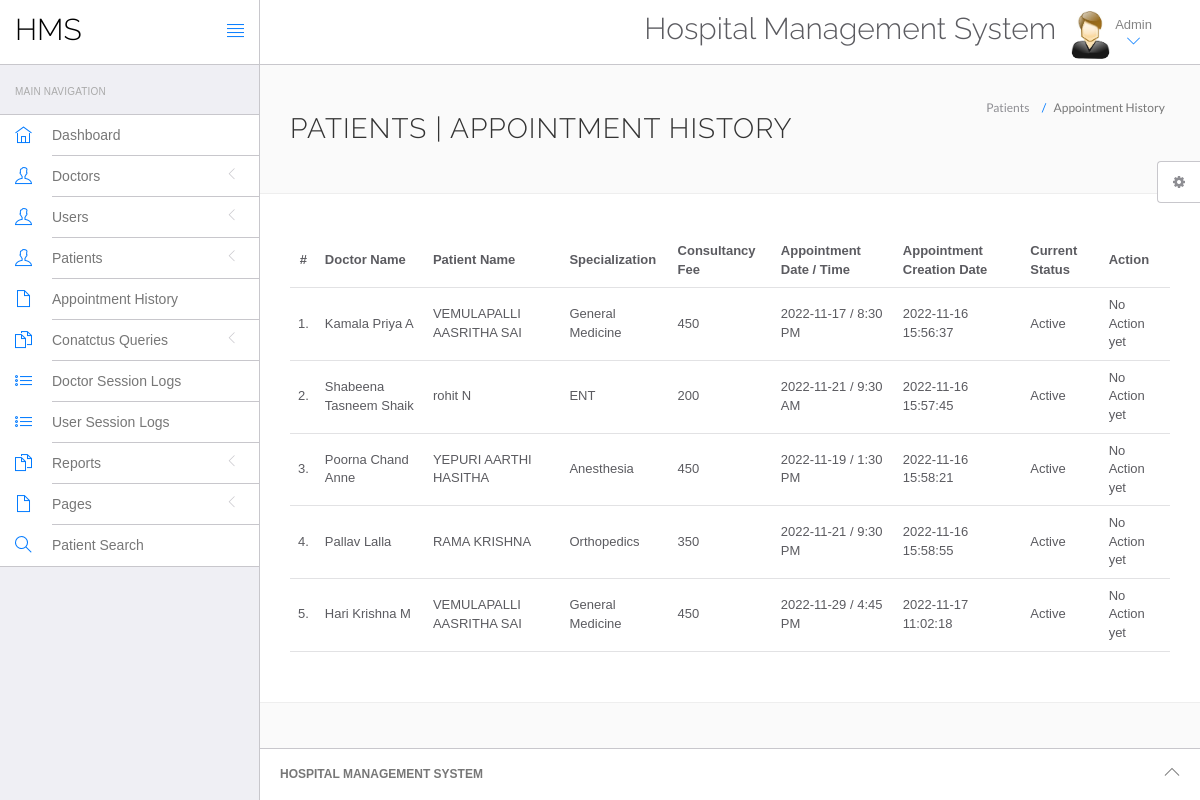
The page /hospital/hms/admin/appointment-history.php (signed in) on the database its author committed.
### tables this page shows
CREATE TABLE `appointment` (
  `id` int(11) NOT NULL,
  `doctorSpecialization` varchar(255) DEFAULT NULL,
  `doctorId` int(11) DEFAULT NULL,
  `userId` int(11) DEFAULT NULL,
  `consultancyFees` int(11) DEFAULT NULL,
  `appointmentDate` varchar(255) DEFAULT NULL,
  `appointmentTime` varchar(255) DEFAULT NULL,
  `postingDate` timestamp NULL DEFAULT current_timestamp(),
  `userStatus` int(11) DEFAULT NULL,
  `doctorStatus` int(11) DEFAULT NULL,
  `updationDate` timestamp NULL DEFAULT NULL ON UPDATE current_timestamp()
);

CREATE TABLE `doctors` (
  `id` int(11) NOT NULL,
  `specilization` varchar(255) DEFAULT NULL,
  `doctorName` varchar(255) DEFAULT NULL,
  `address` longtext DEFAULT NULL,
  `docFees` varchar(255) DEFAULT NULL,
  `contactno` bigint(11) DEFAULT NULL,
  `docEmail` varchar(255) DEFAULT NULL,
  `password` varchar(255) DEFAULT NULL,
  `creationDate` timestamp NULL DEFAULT current_timestamp(),
  `updationDate` timestamp NULL DEFAULT NULL ON UPDATE current_timestamp()
);

CREATE TABLE `users` (
  `id` int(11) NOT NULL,
  `fullName` varchar(255) DEFAULT NULL,
  `address` longtext DEFAULT NULL,
  `city` varchar(255) DEFAULT NULL,
  `gender` varchar(255) DEFAULT NULL,
  `email` varchar(255) DEFAULT NULL,
  `password` varchar(255) DEFAULT NULL,
  `regDate` timestamp NULL DEFAULT current_timestamp(),
  `updationDate` timestamp NULL DEFAULT NULL ON UPDATE current_timestamp()
);

### hospital/hms/admin/appointment-history.php (the view, shortened to what this page needs)
<?php
include('include/config.php');
if(strlen($_SESSION['id']==0)) {
 header('location:logout.php');
  } else{
?>
<!DOCTYPE html>
<html lang="en">
	<head>
		<link rel="stylesheet" href="vendor/bootstrap/css/bootstrap.min.css">
		<link rel="stylesheet" href="vendor/fontawesome/css/font-awesome.min.css">
		<link rel="stylesheet" href="vendor/themify-icons/themify-icons.min.css">
		<link href="vendor/animate.css/animate.min.css" rel="stylesheet" media="screen">
		<link href="vendor/perfect-scrollbar/perfect-scrollbar.min.css" rel="stylesheet" media="screen">
		<link href="vendor/switchery/switchery.min.css" rel="stylesheet" media="screen">
		<link href="vendor/bootstrap-touchspin/jquery.bootstrap-touchspin.min.css" rel="stylesheet" media="screen">
		<link href="vendor/select2/select2.min.css" rel="stylesheet" media="screen">
		<link href="vendor/bootstrap-datepicker/bootstrap-datepicker3.standalone.min.css" rel="stylesheet" media="screen">
		<link href="vendor/bootstrap-timepicker/bootstrap-timepicker.min.css" rel="stylesheet" media="screen">
		<link rel="stylesheet" href="assets/css/styles.css">
		<link rel="stylesheet" href="assets/css/plugins.css">
		<link rel="stylesheet" href="assets/css/themes/theme-1.css" id="skin_color" />
	</head>
	<body>
		<div id="app">
<?php include('include/sidebar.php');?>
			<div class="app-content">
					<?php include('include/header.php');?>
				<div class="main-content" >
					<div class="wrap-content container" id="container">
						<section id="page-title">
							<div class="row">
								<div class="col-sm-8">
									<h1 class="mainTitle">Patients  | Appointment History</h1>
																	</div>
								<ol class="breadcrumb">
									<li>
										<span>Patients </span>
									</li>
									<li class="active">
										<span>Appointment History</span>
									</li>
								</ol>
							</div>
						</section>
						<div class="container-fluid container-fullw bg-white">
									<div class="row">
								<div class="col-md-12">
									<table class="table table-hover" id="sample-table-1">
										<thead>
											<tr>
												<th class="center">#</th>
												<th class="hidden-xs">Doctor Name</th>
												<th>Patient Name</th>
												<th>Specialization</th>
												<th>Consultancy Fee</th>
												<th>Appointment Date / Time </th>
												<th>Appointment Creation Date  </th>
												<th>Current Status</th>
												<th>Action</th>
											</tr>
										</thead>
										<tbody>
<?php
$sql=mysqli_query($con,"select doctors.doctorName as docname,users.fullName as pname,appointment.*  from appointment join doctors on doctors.id=appointment.doctorId join users on users.id=appointment.userId ");
$cnt=1;
while($row=mysqli_fetch_array($sql))
{
?>
											<tr>
												<td class="center"><?php echo $cnt;?>.</td>
												<td class="hidden-xs"><?php echo $row['docname'];?></td>
												<td class="hidden-xs"><?php echo $row['pname'];?></td>
												<td><?php echo $row['doctorSpecialization'];?></td>
												<td><?php echo $row['consultancyFees'];?></td>
												<td><?php echo $row['appointmentDate'];?> / <?php echo
												 $row['appointmentTime'];?>
												</td>
												<td><?php echo $row['postingDate'];?></td>
												<td>
<?php if(($row['userStatus']==1) && ($row['doctorStatus']==1))
{
	echo "Active";
}
												?></td>
												<td >
												<div class="visible-md visible-lg hidden-sm hidden-xs">
							<?php if(($row['userStatus']==1) && ($row['doctorStatus']==1))
{
echo "No Action yet";
	 } else {
		echo "Canceled";
		} ?>
												</div>
												</td>
											</tr>
											<?php
$cnt=$cnt+1;
											 }?>
										</tbody>
									</table>
								</div>
							</div>
								</div>
					</div>
				</div>
			</div>
	<?php include('include/footer.php');?>
	<?php include('include/setting.php');?>
		</div>
	</body>
</html>
<?php } ?>

### hospital/hms/admin/include/sidebar.php (shortened to what this page needs)
<div class="sidebar app-aside" id="sidebar">
				<div class="sidebar-container perfect-scrollbar">
<nav>
						<div class="navbar-title">
							<span>Main Navigation</span>
						</div>
						<ul class="main-navigation-menu">
							<li>
								<a href="dashboard.php">
									<div class="item-content">
										<div class="item-media">
											<i class="ti-home"></i>
										</div>
										<div class="item-inner">
											<span class="title"> Dashboard </span>
										</div>
									</div>
								</a>
							</li>
							<li>
								<a href="javascript:void(0)">
									<div class="item-content">
										<div class="item-media">
											<i class="ti-user"></i>
										</div>
										<div class="item-inner">
											<span class="title"> Doctors </span><i class="icon-arrow"></i>
										</div>
									</div>
								</a>
								</li>
				<li>
								<a href="javascript:void(0)">
									<div class="item-content">
										<div class="item-media">
											<i class="ti-user"></i>
										</div>
										<div class="item-inner">
											<span class="title"> Users </span><i class="icon-arrow"></i>
										</div>
									</div>
								</a>
								</li>
								<li>
								<a href="javascript:void(0)">
									<div class="item-content">
										<div class="item-media">
											<i class="ti-user"></i>
										</div>
										<div class="item-inner">
											<span class="title"> Patients </span><i class="icon-arrow"></i>
										</div>
									</div>
								</a>
								</li>
<li>
								<a href="appointment-history.php">
									<div class="item-content">
										<div class="item-media">
											<i class="ti-file"></i>
										</div>
										<div class="item-inner">
											<span class="title"> Appointment History </span>
										</div>
									</div>
								</a>
							</li>
				<li>
								<a href="javascript:void(0)">
									<div class="item-content">
										<div class="item-media">
											<i class="ti-files"></i>
										</div>
										<div class="item-inner">
											<span class="title"> Conatctus Queries </span><i class="icon-arrow"></i>
										</div>
									</div>
								</a>
								</li>
	<li>
								<a href="doctor-logs.php">
									<div class="item-content">
										<div class="item-media">
											<i class="ti-list"></i>
										</div>
										<div class="item-inner">
											<span class="title"> Doctor Session Logs </span>
										</div>
									</div>
								</a>
							</li>
							<li>
								<a href="user-logs.php">
									<div class="item-content">
										<div class="item-media">
											<i class="ti-list"></i>
										</div>
										<div class="item-inner">
											<span class="title"> User Session Logs </span>
										</div>
									</div>
								</a>
							</li>
				<li>
								<a href="javascript:void(0)">
									<div class="item-content">
										<div class="item-media">
											<i class="ti-files"></i>
										</div>
										<div class="item-inner">
											<span class="title"> Reports </span><i class="icon-arrow"></i>
										</div>
									</div>
								</a>
							</li>
				<li>
								<a href="javascript:void(0)">
									<div class="item-content">
										<div class="item-media">
											<i class="ti-file"></i>
										</div>
										<div class="item-inner">
											<span class="title"> Pages </span><i class="icon-arrow"></i>
										</div>
									</div>
								</a>
							</li>
								<li>
								<a href="patient-search.php">
									<div class="item-content">
										<div class="item-media">
											<i class="ti-search"></i>
										</div>
										<div class="item-inner">
											<span class="title"> Patient Search </span>
										</div>
									</div>
								</a>
							</li>
						</ul>
					</nav>
					</div>
			</div>

### hospital/hms/admin/include/header.php (shortened to what this page needs)
<header class="navbar navbar-default navbar-static-top">
					<div class="navbar-header">
						<a class="navbar-brand" href="#">
							<h2 style="padding-top:20%; color:#000 ">HMS</h2>
						</a>
						<a href="#" class="sidebar-toggler pull-right visible-md visible-lg" data-toggle-class="app-sidebar-closed" data-toggle-target="#app">
							<i class="ti-align-justify"></i>
						</a>
					</div>
					<div class="navbar-collapse collapse">
						<ul class="nav navbar-right">
								<li  style="padding-top:2% ">
								<h2>Hospital Management System</h2>
							</li>
							<li class="dropdown current-user">
								<a href class="dropdown-toggle" data-toggle="dropdown">
									<img src="assets/images/images.jpg" > <span class="username">
			Admin
									<i class="ti-angle-down"></i></i></span>
								</a>
							</li>
						</ul>
					</div>
				</header>

### hospital/hms/admin/include/footer.php
<footer>
				<div class="footer-inner">
					<div class="pull-left">
					<span class="text-bold text-uppercase"> Hospital Management System</span>
					</div>
					<div class="pull-right">
						<span class="go-top"><i class="ti-angle-up"></i></span>
					</div>
				</div>
			</footer>

### hospital/hms/admin/include/setting.php (shortened to what this page needs)
<div class="settings panel panel-default hidden-xs hidden-sm" id="settings">
				<button ct-toggle="toggle" data-toggle-class="active" data-toggle-target="#settings" class="btn btn-default">
					<i class="fa fa-spin fa-gear"></i>
				</button>
			</div>

### hospital/hms/admin/assets/css/plugins.css (style rules this page uses)
.perfect-scrollbar { overflow-y: hidden !important; }

### hospital/hms/admin/assets/css/themes/theme-1.css (style rules this page uses)
body { background: #FAFAFA; }
header .navbar-header { background: #ffffff !important; border-right-color: #c8c7cc !important; border-bottom-color: #c8c7cc !important; }
header .navbar-header .sidebar-toggler, header .navbar-header .sidebar-mobile-toggler { color: #007aff !important; }
header .navbar-header .navbar-brand { color: #777 !important; }
header .navbar-collapse { background: #ffffff !important; border-bottom-color: #c8c7cc !important; box-shadow: none !important; }
header .navbar-collapse .navbar-right > li > a { color: #777; }
header .navbar-collapse .navbar-right > li > a i { color: #007aff !important; }
#sidebar { background: #EFEFF4 !important; }
#sidebar:before { border-right-width: "1px" !important; border-right-style: solid; border-right-color: #c8c7cc !important; }
#sidebar nav { border-right-width: "1px" !important; border-right-style: solid; border-right-color: #c8c7cc !important; }
#sidebar nav .navbar-title { color: #aaaaaa; }
#sidebar nav > ul { background: #ffffff !important; border-bottom-color: #c8c7cc !important; border-top-color: #c8c7cc !important; }
#sidebar nav > ul > li > a .item-media > i { color: #007aff !important; }
#sidebar nav > ul > li > a .item-inner { color: #777 !important; border-bottom-color: #c8c7cc; }
#app > footer { background: #ffffff !important; border-top-color: #c8c7cc !important; color: #777; }

### rows shown on the page
appointment: doctorId.doctorName "Kamala Priya A", userId.fullName "VEMULAPALLI AASRITHA SAI", doctorSpecialization "General Medicine", consultancyFees "450", appointmentDate "2022-11-17", appointmentTime "8:30 PM", postingDate "2022-11-16 15:56:37", userStatus "Active"
appointment: doctorId.doctorName "Shabeena Tasneem Shaik", userId.fullName "rohit N", doctorSpecialization "ENT", consultancyFees "200", appointmentDate "2022-11-21", appointmentTime "9:30 AM", postingDate "2022-11-16 15:57:45", userStatus "Active"
appointment: doctorId.doctorName "Poorna Chand Anne", userId.fullName "YEPURI AARTHI HASITHA", doctorSpecialization "Anesthesia", consultancyFees "450", appointmentDate "2022-11-19", appointmentTime "1:30 PM", postingDate "2022-11-16 15:58:21", userStatus "Active"
appointment: doctorId.doctorName "Pallav Lalla", userId.fullName "RAMA KRISHNA", doctorSpecialization "Orthopedics", consultancyFees "350", appointmentDate "2022-11-21", appointmentTime "9:30 PM", postingDate "2022-11-16 15:58:55", userStatus "Active"
appointment: doctorId.doctorName "Hari Krishna M", userId.fullName "VEMULAPALLI AASRITHA SAI", doctorSpecialization "General Medicine", consultancyFees "450", appointmentDate "2022-11-29", appointmentTime "4:45 PM", postingDate "2022-11-17 11:02:18", userStatus "Active"
